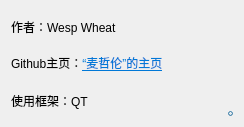
<?xml version="1.0" encoding="UTF-8"?>
<ui version="4.0">
 <class>creater</class>
 <widget class="QDialog" name="creater">
  <property name="geometry">
   <rect>
    <x>0</x>
    <y>0</y>
    <width>244</width>
    <height>127</height>
   </rect>
  </property>
  <property name="sizePolicy">
   <sizepolicy hsizetype="Fixed" vsizetype="Fixed">
    <horstretch>0</horstretch>
    <verstretch>0</verstretch>
   </sizepolicy>
  </property>
  <property name="windowTitle">
   <string>关于作者</string>
  </property>
  <property name="autoFillBackground">
   <bool>false</bool>
  </property>
  <property name="styleSheet">
   <string notr="true"/>
  </property>
  <layout class="QGridLayout" name="gridLayout">
   <item row="0" column="2">
    <widget class="QLabel" name="picture">
     <property name="sizePolicy">
      <sizepolicy hsizetype="Preferred" vsizetype="Preferred">
       <horstretch>32</horstretch>
       <verstretch>32</verstretch>
      </sizepolicy>
     </property>
     <property name="minimumSize">
      <size>
       <width>32</width>
       <height>32</height>
      </size>
     </property>
     <property name="maximumSize">
      <size>
       <width>32</width>
       <height>32</height>
      </size>
     </property>
     <property name="cursor">
      <cursorShape>ArrowCursor</cursorShape>
     </property>
     <property name="mouseTracking">
      <bool>false</bool>
     </property>
     <property name="styleSheet">
      <string notr="true">border-image: url(:/creater.ico);</string>
     </property>
     <property name="text">
      <string/>
     </property>
    </widget>
   </item>
   <item row="0" column="0" rowspan="3">
    <layout class="QVBoxLayout" name="verticalLayout">
     <item>
      <widget class="QLabel" name="label">
       <property name="sizePolicy">
        <sizepolicy hsizetype="Expanding" vsizetype="Preferred">
         <horstretch>0</horstretch>
         <verstretch>0</verstretch>
        </sizepolicy>
       </property>
       <property name="text">
        <string>作者：Wesp Wheat</string>
       </property>
      </widget>
     </item>
     <item>
      <widget class="QLabel" name="label_2">
       <property name="sizePolicy">
        <sizepolicy hsizetype="Expanding" vsizetype="Preferred">
         <horstretch>0</horstretch>
         <verstretch>0</verstretch>
        </sizepolicy>
       </property>
       <property name="text">
        <string>&lt;html&gt;&lt;head/&gt;&lt;body&gt;&lt;p&gt;Github主页：&lt;a href=&quot;https://github.com/xiaomaitangjiang&quot;&gt;&lt;span style=&quot; text-decoration: underline; color:#0078d7;&quot;&gt;“麦哲伦”的主页&lt;/span&gt;&lt;/a&gt;&lt;/p&gt;&lt;/body&gt;&lt;/html&gt;</string>
       </property>
      </widget>
     </item>
     <item>
      <widget class="QLabel" name="label_3">
       <property name="sizePolicy">
        <sizepolicy hsizetype="Expanding" vsizetype="Preferred">
         <horstretch>0</horstretch>
         <verstretch>0</verstretch>
        </sizepolicy>
       </property>
       <property name="text">
        <string>使用框架：QT</string>
       </property>
      </widget>
     </item>
    </layout>
   </item>
   <item row="2" column="2" alignment="Qt::AlignRight|Qt::AlignBottom">
    <widget class="QPushButton" name="gamestart">
     <property name="sizePolicy">
      <sizepolicy hsizetype="Fixed" vsizetype="Fixed">
       <horstretch>0</horstretch>
       <verstretch>0</verstretch>
      </sizepolicy>
     </property>
     <property name="maximumSize">
      <size>
       <width>5</width>
       <height>5</height>
      </size>
     </property>
     <property name="text">
      <string/>
     </property>
    </widget>
   </item>
  </layout>
 </widget>
 <resources/>
 <connections/>
</ui>
